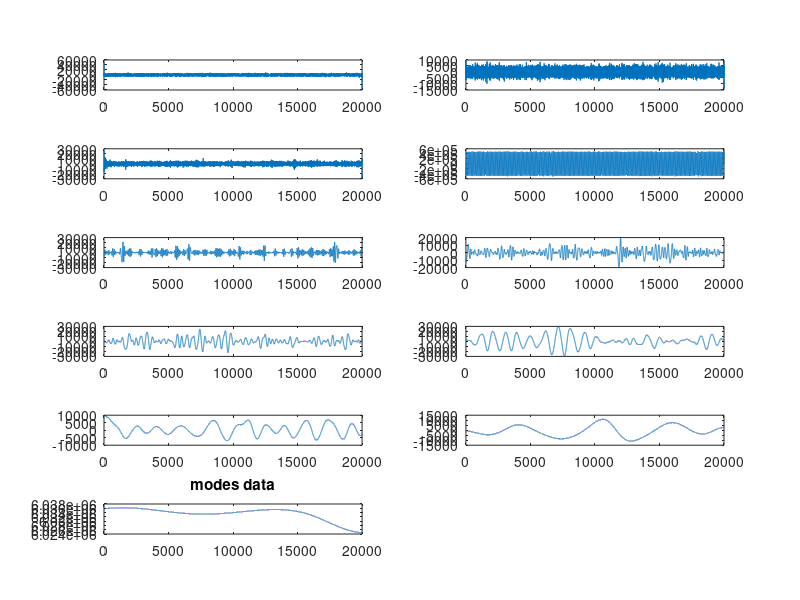
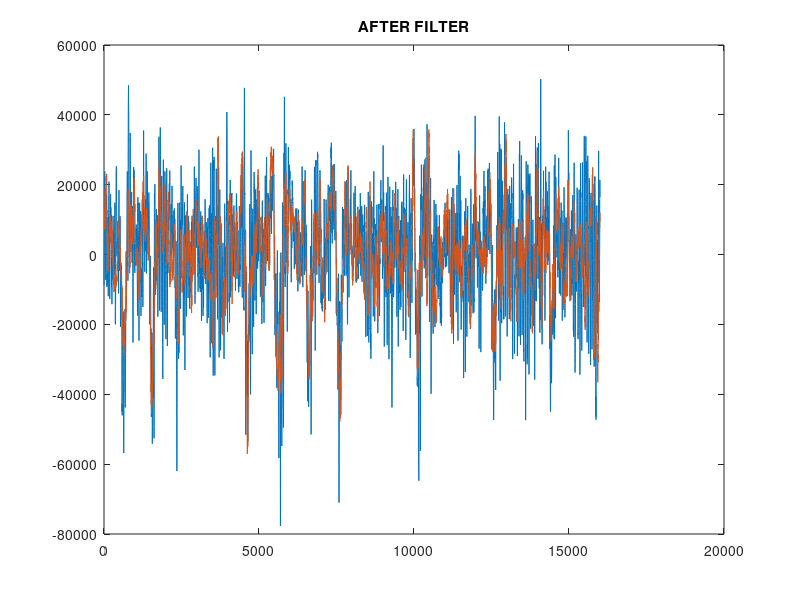
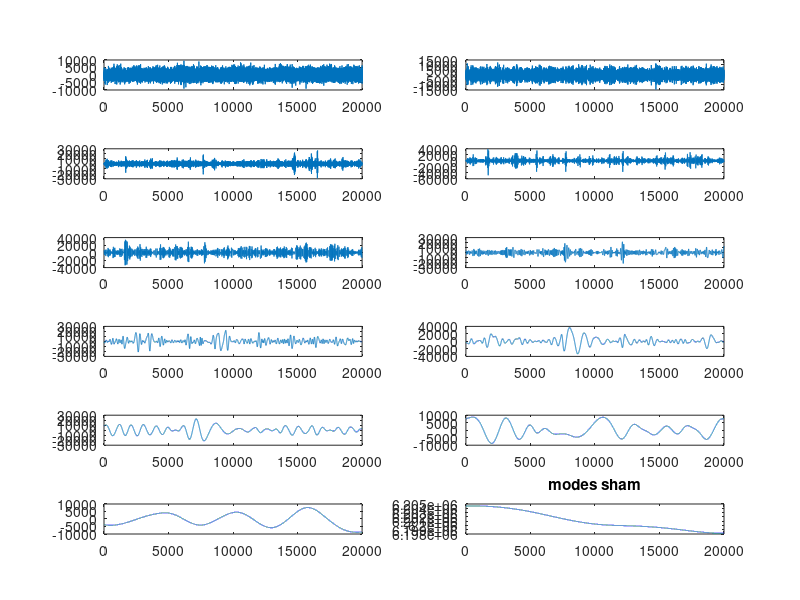

MATLAB code to generate these figures, in order: (Note: this script raises an error after producing the figures.)
[d,c]=butter(3,50/250,'low');
[b,a]=butter(3,0.5/250,'high');

lower = 2001;       %16000 long
upper = 18000; 

lower_sham = 7001;  %16000
upper_sham = 23000;

load('SMA_TEST_ERP_Sham.mat')

Sham_t1=128+15000;
Sham_t2=Sham_t1+29999;
ERP_Sham_SMA=filtfilt(b,a,filtfilt(d,c,EEG.Data_tACS_AF(1,Sham_t1:Sham_t2))); %30000 long

load('CEEMDAN_SHAM_PHANTOM_50_500_002_results.mat')

modes_of_sham = CEEMDAN_SHAM_PHANTOM_50_500_002;

figure(6);
for i = 1:1:12
    subplot(6,2,i)
    plot(modes_of_sham(i,:))
end 
title('modes sham')

load('CEEMDAN_FAST_20000_50_500_002_RESULTS')
modes = CEEMDAN_FAST_20000_50_500_002;

figure(1);
for i = 1:1:11
    subplot(6,2,i)
    plot(modes(i,:))
end 
title('modes data')

mean_mode = mean(modes(4,:));

modes(4,:) = zeros(1,20000);            %set artifact to zero in single level
          

reconstructed = zeros(1,20000);

for i= 1:1:11
        reconstructed(1,:) = reconstructed(1,:) + modes(i,:);
end

reconstructed_artif_free = reconstructed(1,:);

FREE_after_filter = filtfilt(b,a,filtfilt(d,c,reconstructed_artif_free));

figure(3);
plot(ERP_Sham_SMA(1, lower_sham: upper_sham ))
hold on
plot(FREE_after_filter(1, lower: upper))
hold off
title('AFTER FILTER')


%%
%%COEFFICIENT
R1 = corrcoef(ERP_Sham_SMA(1, lower_sham: upper_sham), FREE_after_filter(1,lower:upper));
Coefficient = R1(1,2);

%%
%%RMS
RMS = 10^-3.*rms(ERP_Sham_SMA(1,lower_sham:upper_sham) - FREE_after_filter(1,lower:upper));

%%
%%SNR 
noise = (ERP_Sham_SMA(1,lower_sham:upper_sham) - FREE_after_filter(1,lower:upper));
SNR = (rms(FREE_after_filter(1,lower:upper) / rms(noise) ))^2;
SNR_DB = db(SNR, 'power');
%%
%%Coherence
[cxy,f] = mscohere(ERP_Sham_SMA(1,lower_sham:upper_sham), FREE_after_filter(1,lower:upper), [],[],[],500);

figure(2)
plot(f, cxy);





